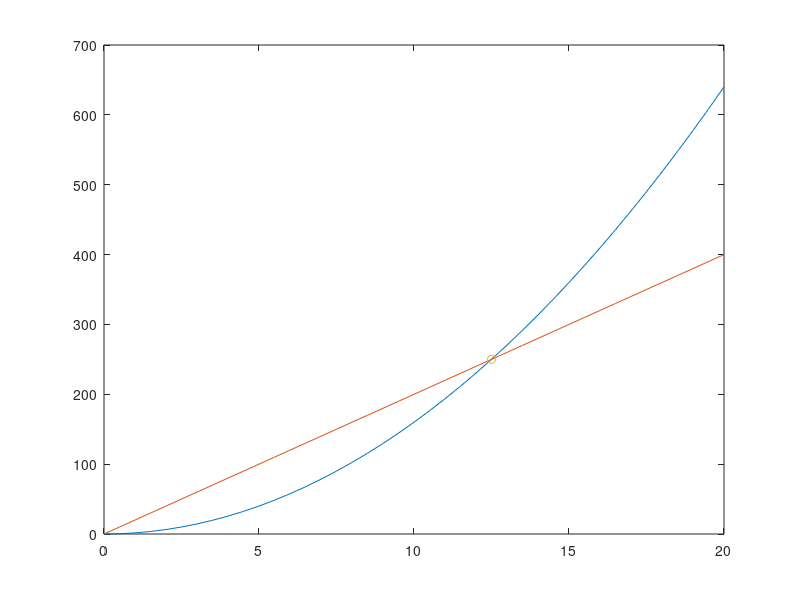

Write MATLAB code to recreate this figure. (Note: this script raises an error after producing the figure.)
%Programa que compara los tipos de movimiento
%Rectilineo uniforme (velocidad constante)
%Rectilineo uniformemente acelerado (aceleración constante) 

t=0:0.5:20            %crea los datos de la variable independiente del tiempo
v=20                  %Velocidad del Camión
a=3.2                 %Aceleración del Automovil

xc=v*t;               %Calculo de la distancia x del Camión
xa=+0.5*a*(t).^2;     %Calculo de la distancia x del auto
plot(t,xa)            %Grafica tiempo contra recorrido del auto
hold on               %activa el sobreponer graficas
plot(t,xc)            %Sobrepone grafica de tiempo contra recorrido camión
plot(12.5,250,'o')    %Pone una marca en el punto de intersección
holt off              %Deja de sobreponer graficas




